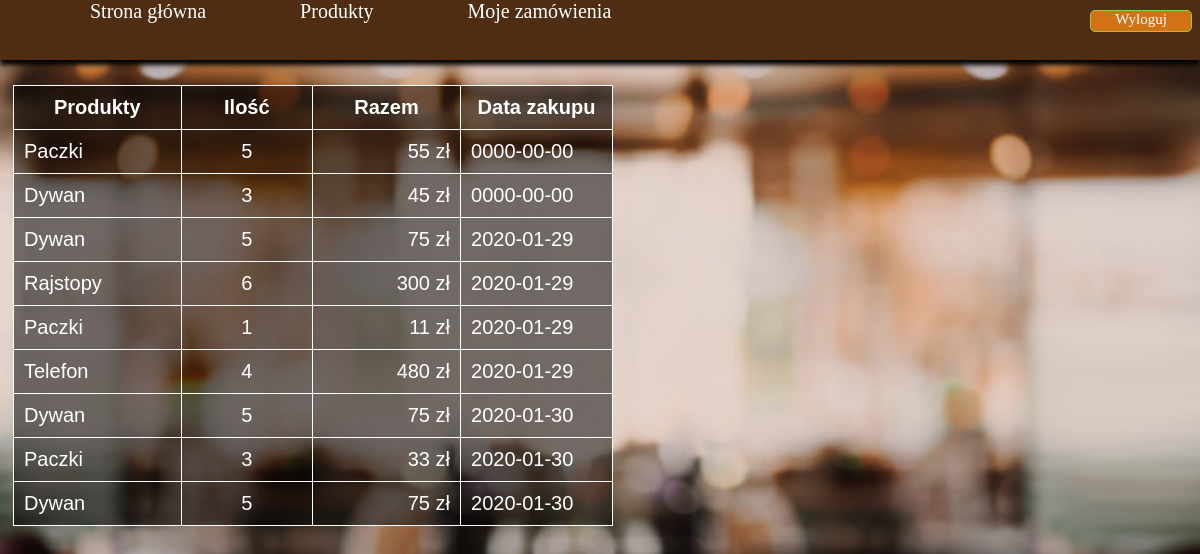
Screenshot of /zamowienia.php (signed in) with the database file from the repository.
### tables this page shows
CREATE TABLE `zamowienia` (
  `idzamowienia` int(11) NOT NULL,
  `iduser` int(11) NOT NULL,
  `idproduktu` int(11) NOT NULL,
  `ilosc` int(11) NOT NULL,
  `dnia` date NOT NULL
);

CREATE TABLE `produkty` (
  `idproduktu` int(11) NOT NULL,
  `produkt` varchar(255) NOT NULL,
  `cena` int(11) NOT NULL
);

### db.php (called while the page is built, shortened)
<?php
function connectDB()
{
    $conn = new mysqli('localhost','root','','sklep');
    return $conn;
}
function getOrders($user)
{
    $conn = connectDB();
    $u = $conn->query("SELECT iduser FROM users WHERE login='".$user."'");
    $iduser = $u->fetch_assoc();
    $u2 = $conn->query("SELECT * FROM produkty JOIN zamowienia ON produkty.idproduktu = zamowienia.idproduktu AND zamowienia.iduser=".$iduser["iduser"]."");
    return $u2;
}
?>

### zamowienia.php (the view)
<?php include 'header.php'; ?>
<body>
    <?php include 'panel.php'; ?>
<div class="main">
    <br><br><br><br>
    <table class="zamowienia" >
            <?php
            echo "<tr><th>Produkty</th><th>Ilość</th><th>Razem</th><th>Data zakupu</th></tr>";
            $res = getOrders($_SESSION["username"]);
            while($zam = $res->fetch_assoc())
            {
            echo "<tr><td>".ucfirst($zam["produkt"])."</td><td style='text-align: center;'>".$zam["ilosc"]."</td><td style='text-align: end;'>".$zam["ilosc"]*$zam["cena"]." zł</td><td>".$zam["dnia"]."</td></tr>";
            }
            ?>
    </table>
</div>
</body>
</html>

### style.css (style rules this page uses)
body { background-image: url(images/background.jpg); background-size: cover; }
.zamowienia { color: white; font-size: 30px; margin: 5px; background-color: rgba(0, 0, 0, 0.5); }
table,td,th { width: 600px; border: 1px solid white; border-collapse: collapse; padding: 10px; font-family: Verdana, Geneva, Tahoma, sans-serif; font-size: 20px; }

### rows the page displays
zamowienia: idproduktu.produkt "Paczki", ilosc "5", $zam['ilosc']*$zam['cena'] "55", dnia "0000-00-00"
zamowienia: idproduktu.produkt "Dywan", ilosc "3", $zam['ilosc']*$zam['cena'] "45", dnia "0000-00-00"
zamowienia: idproduktu.produkt "Dywan", ilosc "5", $zam['ilosc']*$zam['cena'] "75", dnia "2020-01-29"
zamowienia: idproduktu.produkt "Rajstopy", ilosc "6", $zam['ilosc']*$zam['cena'] "300", dnia "2020-01-29"
zamowienia: idproduktu.produkt "Paczki", ilosc "1", $zam['ilosc']*$zam['cena'] "11", dnia "2020-01-29"
zamowienia: idproduktu.produkt "Telefon", ilosc "4", $zam['ilosc']*$zam['cena'] "480", dnia "2020-01-29"
zamowienia: idproduktu.produkt "Dywan", ilosc "5", $zam['ilosc']*$zam['cena'] "75", dnia "2020-01-30"
zamowienia: idproduktu.produkt "Paczki", ilosc "3", $zam['ilosc']*$zam['cena'] "33", dnia "2020-01-30"
zamowienia: idproduktu.produkt "Dywan", ilosc "5", $zam['ilosc']*$zam['cena'] "75", dnia "2020-01-30"
